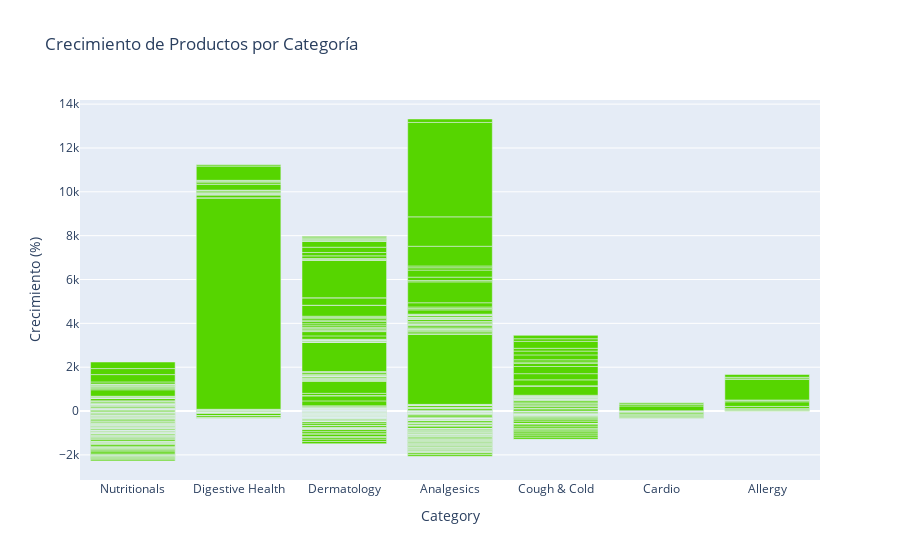

The notebook cell saved with this chart:
### Code cell
fig = px.bar(countries_5, x='Category', y='growth_percentage', 
             title='Crecimiento de Productos por Categoría ',
             labels={'Category_x': 'Categoría', 'growth_percentage': 'Crecimiento (%)'},
             color_discrete_sequence=bayer_colors)  

fig.show()

### Figure 1 — Plotly figure (JSON) as saved in the notebook; plotly's stock layout.template omitted (floating-point values rounded to 4 significant figures; data arrays with more than 128 entries replaced by an {"elided": "..."} marker saying what was removed)
{"data": [{"alignmentgroup": "True", "hovertemplate": "Category=%{x}<br>Crecimiento (%)=%{y}<extra></extra>", "legendgroup": "", "marker": {"color": "#56D500", "pattern": {"shape": ""}}, "name": "", "offsetgroup": "", "orientation": "v", "showlegend": false, "textposition": "auto", "type": "bar", "x": {"elided": "657 str values"}, "xaxis": "x", "y": {"elided": "657 float values"}, "yaxis": "y"}], "layout": {"barmode": "relative", "legend": {"tracegroupgap": 0}, "title": {"text": "Crecimiento de Productos por Categoría "}, "xaxis": {"anchor": "y", "domain": [0, 1], "title": {"text": "Category"}}, "yaxis": {"anchor": "x", "domain": [0, 1], "title": {"text": "Crecimiento (%)"}}}}
